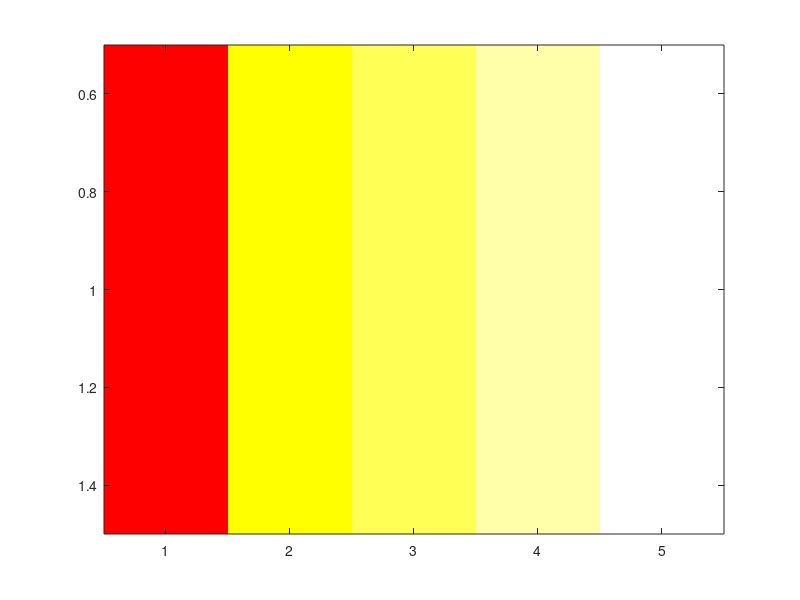

Recreate this plot in MATLAB.
%% paintpots

img=1:5
pp1=[0 0 0; .25 .25 .25; .5 .5 .5; .75 .75 .75; 1 1 1] %[red green blue;.....]
pp2 = [0 0 1; .5 .2 .3; 0 .1 .7; 1 0 1; .5 .25 .75]

pp2(5, :)=[0 0 0]

figure(1)
image(img)
colormap(pp1) %give each "paintpot" a proportion of the paint in the three different pots
colormap(pp2) 
colormap(hot(5)) %tells matlab how many colors to use 